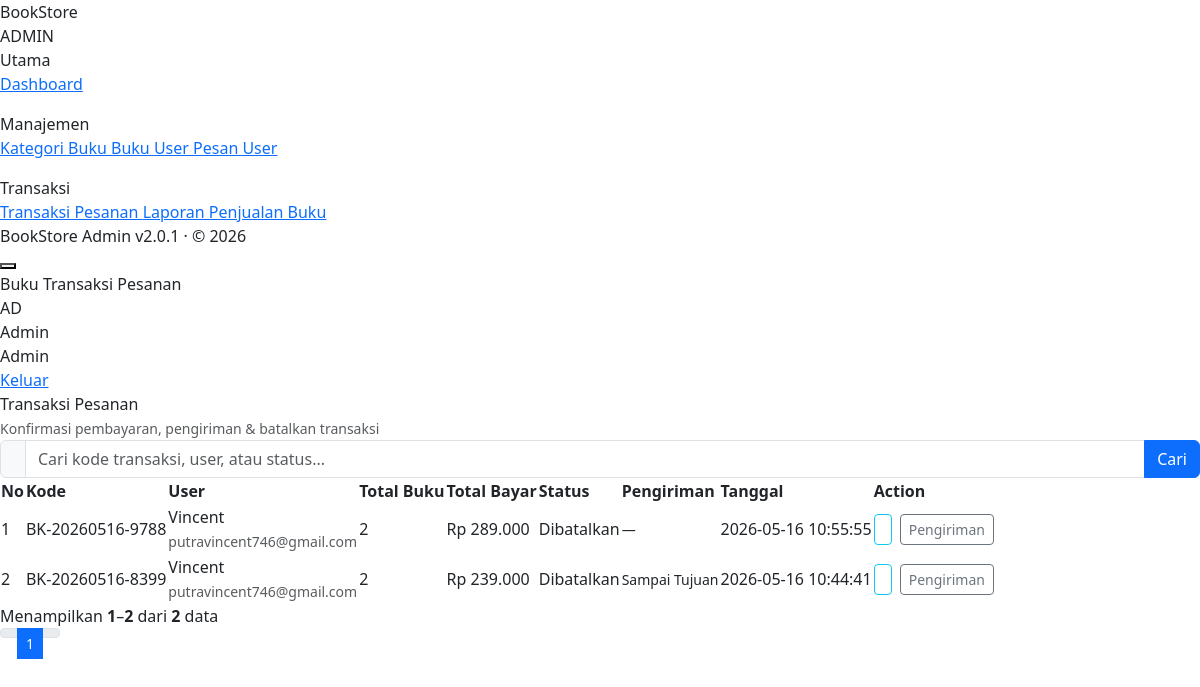
The app's page /admin/modules/transaksi/index.php (signed in) with its own data.
### tables this page shows
CREATE TABLE `trans_h_pesanan` (
  `id` int NOT NULL,
  `kode_transaksi` varchar(20) NOT NULL,
  `id_user` int NOT NULL,
  `bukti_pembayaran` varchar(255) DEFAULT NULL,
  `deskripsi` text,
  `deskripsi_pengiriman` text,
  `is_paid` tinyint DEFAULT '0',
  `id_status` int DEFAULT NULL,
  `id_pengirim` int DEFAULT NULL,
  `created_at` datetime DEFAULT CURRENT_TIMESTAMP,
  `created_by` int DEFAULT NULL,
  `updated_at` datetime DEFAULT NULL,
  `updated_by` int DEFAULT NULL
);

CREATE TABLE `users` (
  `id` int NOT NULL,
  `nama` varchar(100) NOT NULL,
  `email` varchar(100) NOT NULL,
  `password` varchar(255) NOT NULL,
  `role` enum('admin','user') DEFAULT 'user',
  `is_active` tinyint DEFAULT '1',
  `created_at` datetime DEFAULT CURRENT_TIMESTAMP,
  `created_by` int DEFAULT NULL
);

CREATE TABLE `m_status` (
  `id` int NOT NULL,
  `status` varchar(100) NOT NULL,
  `is_active` int NOT NULL,
  `created_at` datetime DEFAULT NULL,
  `created_by` int DEFAULT NULL,
  `updated_at` datetime DEFAULT NULL,
  `updated_by` int DEFAULT NULL
);

### includes/admin/init.php (called while the page is built, shortened)
<?php
require_once ROOT_PATH . '/config/database.php';
require_once ROOT_PATH . '/function/helpers.php';
function asset_url($path)
{
    return ASSETS_URL . ltrim($path, '/');
}

### admin/modules/transaksi/index.php (the view, shortened to what this page needs)
<?php
require_once __DIR__ . '/../../../includes/admin/init.php';
$detail_map = [];
$detail_query = mysqli_query(
    $conn,
    'SELECT d.id_header, d.harga_satuan, d.jumlah_buku, d.total_harga, b.judul_buku
     FROM trans_d_pesanan d
     LEFT JOIN m_buku b ON d.id_buku = b.id'
);
if ($detail_query) {
    while ($row = mysqli_fetch_assoc($detail_query)) {
        $detail_map[(int) $row['id_header']][] = $row;
    }
}
$per_page = 10;
$search = paginate_search_get();
$search_where = paginate_search_where($conn, $search, [
    'h.kode_transaksi',
    'u.nama',
    'u.email',
    's.status',
]);
$from_join = ' FROM trans_h_pesanan h
            LEFT JOIN users u ON h.id_user = u.id
            LEFT JOIN m_status s ON h.id_status = s.id
            LEFT JOIN m_status_pengiriman sp ON h.id_pengirim = sp.id
            LEFT JOIN trans_d_pesanan d ON d.id_header = h.id';
$count_sql = 'SELECT COUNT(DISTINCT h.id) AS total' . $from_join . $search_where;
$data_sql = 'SELECT
                h.id,
                h.kode_transaksi,
                h.id_user,
                h.bukti_pembayaran,
                h.deskripsi,
                h.deskripsi_pengiriman,
                h.is_paid,
                h.id_status,
                h.id_pengirim,
                h.created_at,
                u.nama AS nama_user,
                u.email AS email_user,
                s.status AS nama_status,
                MAX(sp.status_pengiriman) AS nama_status_pengiriman,
                COALESCE(SUM(d.jumlah_buku), 0) AS total_buku,
                COALESCE(SUM(d.total_harga), 0) AS total_bayar'
            . $from_join
            . $search_where . '
            GROUP BY h.id
            ORDER BY h.id DESC';
$pagination = paginate($conn, $count_sql, $data_sql, $per_page);
$pagination['search'] = $search;
$transaksi_list = $pagination['data'];
function transaksi_status_class($id_status)
{
    switch ((int) $id_status) {
        case STATUS_DIBATALKAN:
            return 'sp-cancelled';
    }
}
require_once ADMIN_INCLUDES . 'layout.php';
?>
<div class="page active">
    <div class="table-card">
        <div class="table-head">
            <div class="table-title">Transaksi Pesanan</div>
            <span class="text-muted small">Konfirmasi pembayaran, pengiriman &amp; batalkan transaksi</span>
        </div>
        <?= render_table_search('Cari kode transaksi, user, atau status...', 'search', $search) ?>
        <div class="table-responsive">
            <table class="custom-table">
                <thead>
                    <tr>
                        <th>No</th>
                        <th>Kode</th>
                        <th>User</th>
                        <th>Total Buku</th>
                        <th>Total Bayar</th>
                        <th>Status</th>
                        <th>Pengiriman</th>
                        <th>Tanggal</th>
                        <th>Action</th>
                    </tr>
                </thead>
                <tbody>
                    <?php if (empty($transaksi_list)): ?>
                        <tr>
                            <td colspan="9" class="text-center py-4" style="color: var(--muted2);">
                                <?php if ($search !== ''): ?>
                                    Tidak ada data yang cocok dengan pencarian "<strong><?= htmlspecialchars($search) ?></strong>".
                                <?php else: ?>
                                    Belum ada data transaksi.
                                <?php endif; ?>
                            </td>
                        </tr>
                    <?php else: ?>
                        <?php $no = (int) $pagination['from']; ?>
                        <?php foreach ($transaksi_list as $item): ?>
                            <?php
                            $id_status = (int) ($item['id_status'] ?? 0);
                            $status_class = transaksi_status_class($id_status);
                            $details_json = htmlspecialchars(
                                json_encode($detail_map[(int) ($item['id'] ?? 0)] ?? [], JSON_UNESCAPED_UNICODE),
                                ENT_QUOTES,
                                'UTF-8'
                            );
                            $bukti_url = bukti_pembayaran_url($item['bukti_pembayaran'] ?? '');
                            $nama_sp = trim((string) ($item['nama_status_pengiriman'] ?? ''));
                            $id_pengirim_row = (int) ($item['id_pengirim'] ?? 0);
                            $tampil_pengiriman = $nama_sp !== '' ? $nama_sp : ($id_pengirim_row > 0 ? '#' . $id_pengirim_row : '—');
                            ?>
                            <tr>
                                <td><?= $no++ ?></td>
                                <td><span class="t-id"><?= htmlspecialchars($item['kode_transaksi'] ?? '') ?></span></td>
                                <td>
                                    <div class="t-event-name"><?= htmlspecialchars($item['nama_user'] ?? '-') ?></div>
                                    <small class="text-muted"><?= htmlspecialchars($item['email_user'] ?? '') ?></small>
                                </td>
                                <td><?= (int) ($item['total_buku'] ?? 0) ?></td>
                                <td><?= format_rupiah($item['total_bayar'] ?? 0) ?></td>
                                <td>
                                    <span class="status-pill <?= $status_class ?>">
                                        <span class="sp-dot"></span><?= htmlspecialchars($item['nama_status'] ?? '-') ?>
                                    </span>
                                </td>
                                <td>
                                    <span class="small" style="color: var(--muted2);"><?= htmlspecialchars($tampil_pengiriman) ?></span>
                                </td>
                                <td><?= htmlspecialchars($item['created_at'] ?? '-') ?></td>
                                <td>
                                    <div class="d-flex gap-2 flex-wrap">
                                        <button
                                            type="button"
                                            class="btn btn-sm btn-outline-info btn-transaksi-view"
                                            title="Lihat Detail"
                                            data-id="<?= (int) ($item['id'] ?? 0) ?>"
                                            data-kode="<?= htmlspecialchars($item['kode_transaksi'] ?? '', ENT_QUOTES) ?>"
                                            data-nama-user="<?= htmlspecialchars($item['nama_user'] ?? '', ENT_QUOTES) ?>"
                                            data-email-user="<?= htmlspecialchars($item['email_user'] ?? '', ENT_QUOTES) ?>"
                                            data-status="<?= htmlspecialchars($item['nama_status'] ?? '', ENT_QUOTES) ?>"
                                            data-total-buku="<?= (int) ($item['total_buku'] ?? 0) ?>"
                                            data-total-bayar="<?= htmlspecialchars($item['total_bayar'] ?? '0', ENT_QUOTES) ?>"
                                            data-is-paid="<?= (int) ($item['is_paid'] ?? 0) ?>"
                                            data-deskripsi="<?= htmlspecialchars($item['deskripsi'] ?? '', ENT_QUOTES) ?>"
                                            data-id-pengirim="<?= (int) ($item['id_pengirim'] ?? 0) ?>"
                                            data-status-pengiriman="<?= htmlspecialchars($nama_sp !== '' ? $nama_sp : '—', ENT_QUOTES) ?>"
                                            data-deskripsi-pengiriman="<?= htmlspecialchars($item['deskripsi_pengiriman'] ?? '', ENT_QUOTES) ?>"
                                            data-created-at="<?= htmlspecialchars($item['created_at'] ?? '-', ENT_QUOTES) ?>"
                                            data-bukti-url="<?= htmlspecialchars($bukti_url, ENT_QUOTES) ?>"
                                            data-details="<?= $details_json ?>">
                                        </button>
                                        <?php if ($id_status !== STATUS_MENUNGGU_PEMBAYARAN): ?>
                                            <button
                                                type="button"
                                                class="btn btn-sm btn-outline-secondary btn-transaksi-pengiriman"
                                                title="Ubah status pengiriman"
                                                data-id="<?= (int) ($item['id'] ?? 0) ?>"
                                                data-kode="<?= htmlspecialchars($item['kode_transaksi'] ?? '', ENT_QUOTES) ?>"
                                                data-id-pengirim="<?= (int) ($item['id_pengirim'] ?? 0) ?>"
                                                data-deskripsi-pengiriman="<?= htmlspecialchars($item['deskripsi_pengiriman'] ?? '', ENT_QUOTES) ?>">
                                                <i class="bi bi-truck"></i> Pengiriman
                                            </button>
                                        <?php endif; ?>
                                    </div>
                                </td>
                            </tr>
                        <?php endforeach; ?>
                    <?php endif; ?>
                </tbody>
            </table>
        </div>
        <?= render_pagination($pagination) ?>
    </div>
</div>
<?php require_once ADMIN_INCLUDES . 'footer.php'; ?>

### records on screen
trans_h_pesanan: kode_transaksi "BK-20260516-9788", id_user.nama "Vincent", id_user.email "putravincent746@gmail.com", total_buku "2", total_bayar "Rp 289.000", id_status.status "Dibatalkan", tampil_pengiriman "—", created_at "2026-05-16 10:55:55"
trans_h_pesanan: kode_transaksi "BK-20260516-8399", id_user.nama "Vincent", id_user.email "putravincent746@gmail.com", total_buku "2", total_bayar "Rp 239.000", id_status.status "Dibatalkan", tampil_pengiriman "Sampai Tujuan", created_at "2026-05-16 10:44:41"

### other values on screen
$section_labels[$section_key] "Utama"
$item['label'] "Dashboard"
$section_labels[$section_key] "Manajemen"
$item['label'] "Kategori Buku"
$item['label'] "Buku"
$item['label'] "User"
$item['label'] "Pesan User"
$section_labels[$section_key] "Transaksi"
$item['label'] "Transaksi Pesanan"
$item['label'] "Laporan Penjualan Buku"
$breadcrumb_title "Transaksi Pesanan"
$admin_inisial "AD"
$admin_nama "Admin"
$pagination['from'] "1"
$pagination['to'] "2"
